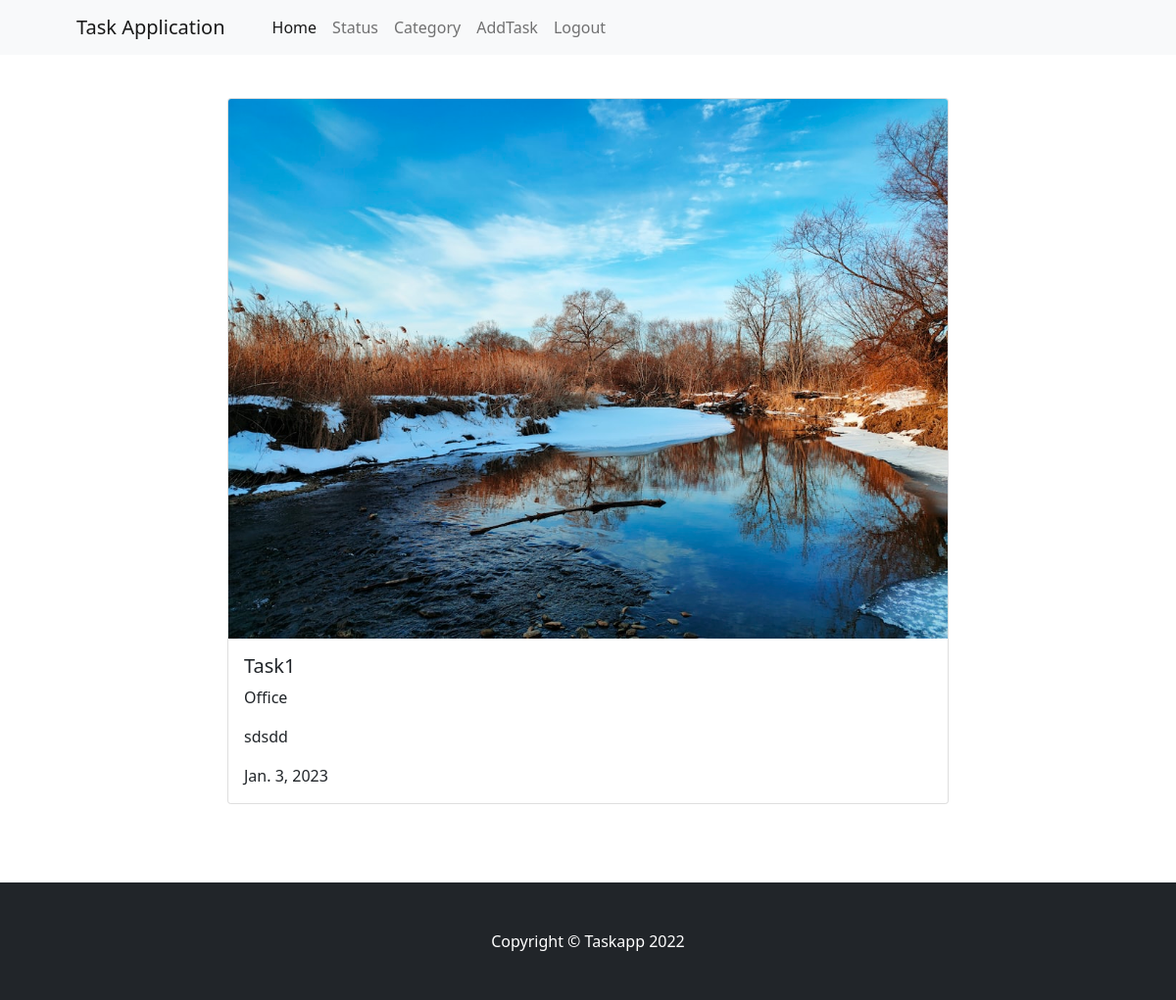
The app's page /task/8/details/ (signed in) with its own data.
### taskapp/models.py (models this page shows, shortened)
class Tasks(models.Model):
    task_name = models.CharField(max_length=120)
    description = models.CharField(max_length=500)
    task_category = models.ForeignKey(Category, on_delete=models.CASCADE)
    task_image = models.ImageField(upload_to='task_images')
    needed_time = models.DateField()
    added_date = models.DateField(null=True, blank=True, auto_now_add=True)
    is_active = models.BooleanField(default=False)

### categoryapp/models.py (models this page shows, shortened)
class Category(models.Model):
    cat_name = models.CharField(max_length=120)
    cat_image = models.ImageField(upload_to='category_images')

### taskapp/views.py (the view)
# urls.py: path('task/<int:id>/details/', views.TaskDetailsView.as_view(), name='todo-details'),
@method_decorator(login_required, name='dispatch')
class TaskDetailsView(View):
    def get(self, request, *args, **kwargs):
        task_id = kwargs.get('id')
        task = Tasks.objects.get(id=task_id)
        return render(request, 'taskdetails.html', {'task': task})

### taskapp/templates/taskdetails.html (shortened to what this page needs)
{%extends 'base.html'%}
{%block body_block%}
  <div class="container">
    <div class="row" >
      <div class="col-2"></div>
      <div class="col-8" style="margin-top: 100px; margin-bottom: 80px;">
        <div class="card" style="width: 100%;">
          <img src="{{task.task_image.url}}" class="card-img-top" alt="...">
          <div class="card-body">
            <h5 class="card-title">{{task.task_name}}</h5>
            <p class="card-text">{{task.task_category.cat_name}}</p>
            <p class="card-text">{{task.description}}</p>
            <p class="card-text">{{task.needed_time}}</p>
          </div>
        </div>
      </div>
      <div class="col-2"></div>
    </div>
  </div>
{%endblock%}

### records on screen
Tasks: task_image (picture), task_name "Task1", task_category.cat_name "Office", description "sdsdd", needed_time "Jan. 3, 2023"
